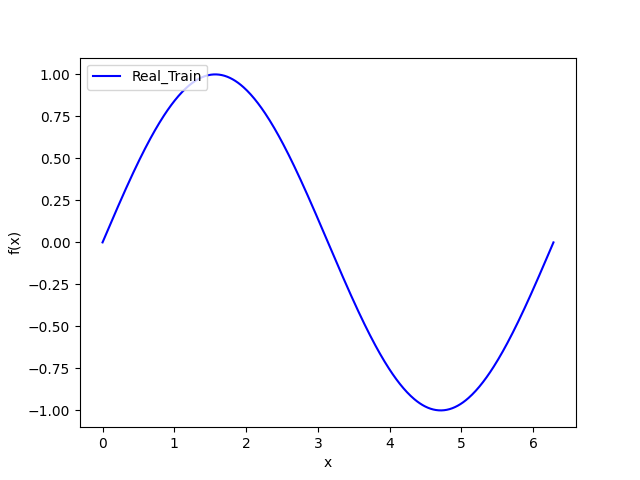

The script that saved this image:
import torch
import numpy as np
import matplotlib.pyplot as plt
import torch.nn as nn
import torch.autograd as autograd
from sklearn.model_selection import train_test_split
from pyDOE import lhs  # Latin Hypercube Sampling
import time

def PDE():
    """
    Solves a Partial Differential Equation (PDE) using a neural network.

    This function sets up and trains a neural network to solve a PDE with boundary conditions.

    Returns:
        None
    """
    # Set default dtype to float32
    torch.set_default_dtype(torch.float)

    # Set random seeds for reproducibility
    torch.manual_seed(1234)
    np.random.seed(1234)

    # Check for GPU availability
    device = torch.device('cuda' if torch.cuda.is_available() else 'cpu')
    print(f"Using device: {device}")

    if device == 'cuda':
        print(f"GPU Name: {torch.cuda.get_device_name()}")

    # Define tuning parameters
    num_steps = 5000
    learning_rate = 1e-3
    hidden_layers = np.array([1, 50, 50, 20, 50, 50, 1])  # 5 hidden layers
    x_min = 0
    x_max = 2 * np.pi
    total_points = 500
    num_boundary_points = 2
    num_collocation_points = 250

    def boundary_condition(x):
        """
        Boundary condition function.

        Args:
            x (torch.Tensor): Input tensor.

        Returns:
            torch.Tensor: Value satisfying the boundary condition.
        """
        return torch.sin(x)

    def pde_equation(x):
        """
        PDE equation.

        Args:
            x (torch.Tensor): Input tensor.

        Returns:
            torch.Tensor: PDE equation result.
        """
        return torch.cos(x)

    class ResNet(nn.Module):
        def __init__(self, layers):
            super().__init__()
            self.activation = nn.Tanh()
            self.loss_function = nn.MSELoss(reduction='mean')
            self.linears = nn.ModuleList(
                [nn.Linear(layers[i], layers[i + 1]) for i in range(len(layers) - 1)])
            self.iteration = 0

            for i in range(len(layers) - 1):
                nn.init.xavier_normal_(self.linears[i].weight.data, gain=1.0)
                nn.init.zeros_(self.linears[i].bias.data)

        def forward(self, x):
            a = x.float()
            for i in range(len(self.linears) - 1):
                z = self.linears[i](a)
                a = self.activation(z)
            a = self.linears[-1](a)
            return a

        def loss_boundary_condition(self, x_boundary):
            loss_bc = self.loss_function(self.forward(x_boundary), boundary_condition(x_boundary))
            return loss_bc

        def loss_pde(self, x_collocation):
            g = x_collocation.clone()
            g.requires_grad = True
            f = self.forward(g)
            f_x = autograd.grad(f, g, torch.ones([x_collocation.shape[0], 1]).to(device),
                               retain_graph=True, create_graph=True)[0]
            loss_pde = self.loss_function(f_x, pde_equation(g))
            return loss_pde

        def total_loss(self, x_boundary, x_collocation):
            loss_bc = self.loss_boundary_condition(x_boundary)
            loss_pde = self.loss_pde(x_collocation)
            return loss_bc + loss_pde

        def closure(self):
            optimizer.zero_grad()
            loss = self.total_loss(x_train, y_train)
            loss.backward()
            self.iteration += 1
            if self.iteration % 100 == 0:
                print(f'Iteration {self.iteration}, Loss: {loss}')
            return loss

    # Generate the analytical solution over the full domain
    x = torch.linspace(x_min, x_max, total_points).view(-1, 1)
    y = boundary_condition(x)

    fig, ax1 = plt.subplots()
    ax1.plot(x.detach().numpy(), y.detach().numpy(), color='blue', label='Real_Train')
    ax1.set_xlabel('x', color='black')
    ax1.set_ylabel('f(x)', color='black')
    ax1.tick_params(axis='y', color='black')
    ax1.legend(loc='upper left')
    plt.savefig("Results/PDE.png")

    # Set boundary conditions
    boundary_1 = x[0, :]
    boundary_2 = x[-1, :]
    all_boundary_points = torch.vstack([boundary_1, boundary_2])
    boundary_indices = np.random.choice(all_boundary_points.shape[0], num_boundary_points, replace=False)
    x_boundary = all_boundary_points[boundary_indices]

    # Generate collocation points using Latin Hypercube sampling
    collocation_points = boundary_1 + (boundary_2 - boundary_1) * lhs(1, num_collocation_points)
    x_collocation = torch.vstack((collocation_points, x_boundary))

    torch.manual_seed(123)
    x_collocation = x_collocation.float().to(device)
    x_boundary = x_boundary.to(device)

    # Split the collocation points
    train_ratio = 0.8
    num_collocation_train = int(train_ratio * num_collocation_points)
    num_collocation_val = num_collocation_points - num_collocation_train

    x_collocation_train = x_collocation[:num_collocation_train]
    x_collocation_val = x_collocation[num_collocation_train:]

    # Concatenate the boundary points with the training set
    x_train = torch.vstack([x_boundary, x_collocation_train])
    y_train = torch.vstack([boundary_condition(x_boundary), boundary_condition(x_collocation_train)])

    # Validation set
    x_val = x_collocation_val
    y_val = boundary_condition(x_collocation_val)

    # Create the model
    model = ResNet(hidden_layers)
    print(model)
    model.to(device)
    optimizer = torch.optim.Adam(model.parameters(), lr=learning_rate, amsgrad=False)

    for i in range(num_steps):
        yh = model(x_collocation)
        loss = model.total_loss(x_collocation, x_boundary)
        optimizer.zero_grad()
        loss.backward()
        optimizer.step()
        if i % (num_steps / 10) == 0:
            print(f'Iteration {i}, Loss: {loss}')

    # Function
    yh = model(x.to(device))
    y = boundary_condition(x)

    # Error
    loss_bc = model.loss_boundary_condition(x.to(device))
    print(f'Boundary Condition Loss: {loss_bc}')

    # Derivative
    g = x.to(device)
    g = g.clone()
    g.requires_grad = True
    f = model(g)
    f_x = autograd.grad(f, g, torch.ones([g.shape[0], 1]).to(device), retain_graph=True, create_graph=True)[0]

    # Detach from GPU
    y_plot = y.detach().numpy()
    yh_plot = yh.detach().cpu().numpy()
    f_x_plot = f_x.detach().cpu().numpy()

    # Plot
    fig, ax1 = plt.subplots()
    ax1.plot(x, y_plot, color='blue', label='Real')
    ax1.plot(x, yh_plot, color='red', label='Predicted')
    ax1.plot(x, f_x_plot, color='green', label='Derivative')
    ax1.set_xlabel('x', color='black')
    ax1.set_ylabel('f(x)', color='black')
    ax1.tick_params(axis='y', color='black')
    ax1.legend(loc='upper left')
    plt.savefig("Results/PDE_pred.png")
    plt.show()

if __name__ == "__main__":
    PDE()
